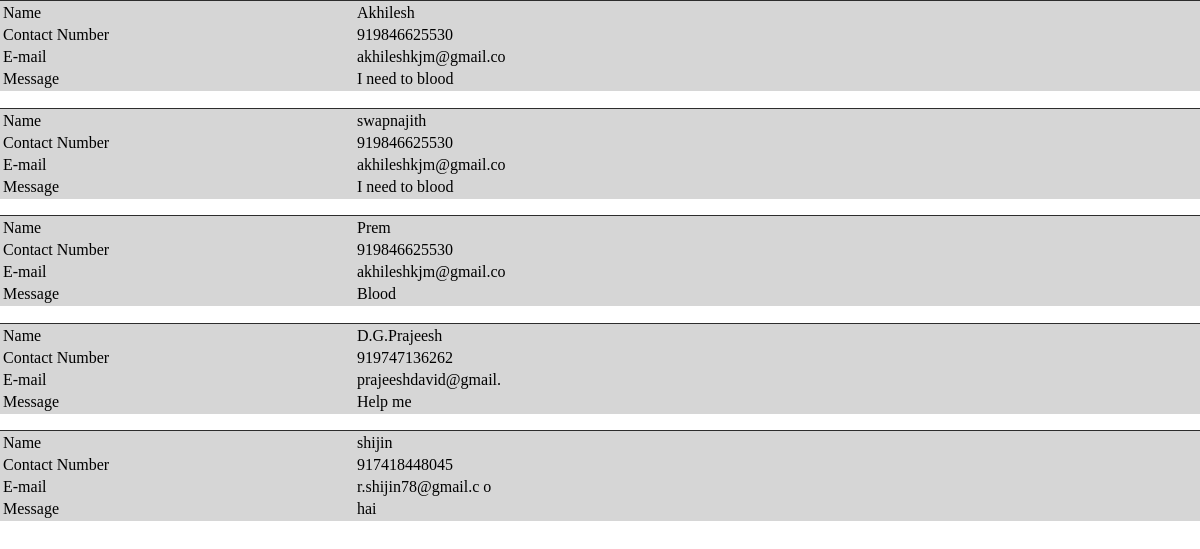
Page /vw_member.php on the committed database.
### tables this page shows
CREATE TABLE IF NOT EXISTS `member_reg` (
  `uname` varchar(15) NOT NULL,
  `pass` varchar(10) NOT NULL,
  `name` varchar(20) NOT NULL,
  `mob_num` varchar(12) NOT NULL,
  `e_mail` varchar(40) NOT NULL,
  `msg` varchar(100) NOT NULL,
  PRIMARY KEY (`uname`)
);

### vw_member.php (the view, shortened to what this page needs)
<link href="Style.css" rel="stylesheet" type="text/css" />
<?php
$sql="SELECT * FROM member_reg ";
 $result=mysql_query($sql);
?>
	<?php
	  while($row=mysql_fetch_array($result))
	  {
  echo '<div class="nw">';
	echo '<table><tr ><td width="350">Name</td>';
	  echo '<td> '.$row['name'].'</td>' ;
	echo '</tr>';
	  echo '<tr><td>Contact Number</td>';
	  echo '  <td>'.$row['mob_num'].'</td>' ;
	 echo '</tr><tr><td>E-mail</td>';
	  echo ' <td> '.$row['e_mail'].'</td>' ;
	  echo '</tr><tr><td>Message</td>';
	  echo ' <td> '.$row['msg'] .'</td>';
	  echo '</tr>';
	  echo '</table>';
    echo '</div>';
	}
	  ?>

### Style.css (style rules this page uses)
.nw { background-color: #D6D6D6; border-top-width: 1px; border-top-style: inset; border-top-color: #818181; }

### rows in the picture
member_reg: name "Akhilesh", mob_num "919846625530", e_mail "akhileshkjm@gmail.co", msg "I need to blood"
member_reg: name "swapnajith", mob_num "919846625530", e_mail "akhileshkjm@gmail.co", msg "I need to blood"
member_reg: name "Prem", mob_num "919846625530", e_mail "akhileshkjm@gmail.co", msg "Blood"
member_reg: name "D.G.Prajeesh", mob_num "919747136262", e_mail "prajeeshdavid@gmail.", msg "Help me"
member_reg: name "shijin", mob_num "917418448045", e_mail "r.shijin78@gmail.c o", msg "hai"
